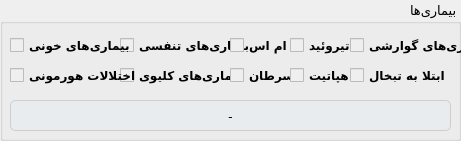
    <widget class="QGroupBox" name="groupBox_11">
     <property name="geometry">
      <rect>
       <x>10</x>
       <y>100</y>
       <width>461</width>
       <height>141</height>
      </rect>
     </property>
     <property name="font">
      <font>
       <family>Vazirmatn Black</family>
       <pointsize>10</pointsize>
      </font>
     </property>
     <property name="layoutDirection">
      <enum>Qt::RightToLeft</enum>
     </property>
     <property name="title">
      <string>بیماری‌ها</string>
     </property>
     <property name="alignment">
      <set>Qt::AlignLeading|Qt::AlignLeft|Qt::AlignVCenter</set>
     </property>
     <widget class="QCheckBox" name="gastrointestinal_chkbox">
      <property name="enabled">
       <bool>false</bool>
      </property>
      <property name="geometry">
       <rect>
        <x>350</x>
        <y>30</y>
        <width>141</width>
        <height>31</height>
       </rect>
      </property>
      <property name="font">
       <font>
        <family>Vazirmatn</family>
        <pointsize>9</pointsize>
        <weight>75</weight>
        <bold>true</bold>
       </font>
      </property>
      <property name="layoutDirection">
       <enum>Qt::LeftToRight</enum>
      </property>
      <property name="styleSheet">
       <string notr="true"> QCheckBox{
        background-color: none;
        color: black;
    }</string>
      </property>
      <property name="text">
       <string>بیماری‌های گوارشی</string>
      </property>
     </widget>
     <widget class="QCheckBox" name="respiratory_chkbox">
      <property name="enabled">
       <bool>false</bool>
      </property>
      <property name="geometry">
       <rect>
        <x>120</x>
        <y>30</y>
        <width>141</width>
        <height>31</height>
       </rect>
      </property>
      <property name="font">
       <font>
        <family>Vazirmatn</family>
        <pointsize>9</pointsize>
        <weight>75</weight>
        <bold>true</bold>
       </font>
      </property>
      <property name="layoutDirection">
       <enum>Qt::LeftToRight</enum>
      </property>
      <property name="styleSheet">
       <string notr="true"> QCheckBox{
        background-color: none;
        color: black;
    }</string>
      </property>
      <property name="text">
       <string>بیماری‌های تنفسی</string>
      </property>
     </widget>
     <widget class="QCheckBox" name="blood_chkbox">
      <property name="enabled">
       <bool>false</bool>
      </property>
      <property name="geometry">
       <rect>
        <x>10</x>
        <y>30</y>
        <width>131</width>
        <height>31</height>
       </rect>
      </property>
      <property name="font">
       <font>
        <family>Vazirmatn</family>
        <pointsize>9</pointsize>
        <weight>75</weight>
        <bold>true</bold>
       </font>
      </property>
      <property name="layoutDirection">
       <enum>Qt::LeftToRight</enum>
      </property>
      <property name="styleSheet">
       <string notr="true"> QCheckBox{
        background-color: none;
        color: black;
    }</string>
      </property>
      <property name="text">
       <string>بیماری‌های خونی</string>
      </property>
     </widget>
     <widget class="QCheckBox" name="herpes_chkbox">
      <property name="enabled">
       <bool>false</bool>
      </property>
      <property name="geometry">
       <rect>
        <x>350</x>
        <y>60</y>
        <width>101</width>
        <height>31</height>
       </rect>
      </property>
      <property name="font">
       <font>
        <family>Vazirmatn</family>
        <pointsize>9</pointsize>
        <weight>75</weight>
        <bold>true</bold>
       </font>
      </property>
      <property name="layoutDirection">
       <enum>Qt::LeftToRight</enum>
      </property>
      <property name="styleSheet">
       <string notr="true"> QCheckBox{
        background-color: none;
        color: black;
    }</string>
      </property>
      <property name="text">
       <string>ابتلا به تبخال</string>
      </property>
     </widget>
     <widget class="QCheckBox" name="kidney_chkbox">
      <property name="enabled">
       <bool>false</bool>
      </property>
      <property name="geometry">
       <rect>
        <x>120</x>
        <y>60</y>
        <width>141</width>
        <height>31</height>
       </rect>
      </property>
      <property name="font">
       <font>
        <family>Vazirmatn</family>
        <pointsize>9</pointsize>
        <weight>75</weight>
        <bold>true</bold>
       </font>
      </property>
      <property name="layoutDirection">
       <enum>Qt::LeftToRight</enum>
      </property>
      <property name="styleSheet">
       <string notr="true"> QCheckBox{
        background-color: none;
        color: black;
    }</string>
      </property>
      <property name="text">
       <string>بیماری‌های کلیوی</string>
      </property>
     </widget>
     <widget class="QCheckBox" name="hormone_chkbox">
      <property name="enabled">
       <bool>false</bool>
      </property>
      <property name="geometry">
       <rect>
        <x>10</x>
        <y>60</y>
        <width>141</width>
        <height>31</height>
       </rect>
      </property>
      <property name="font">
       <font>
        <family>Vazirmatn</family>
        <pointsize>9</pointsize>
        <weight>75</weight>
        <bold>true</bold>
       </font>
      </property>
      <property name="layoutDirection">
       <enum>Qt::LeftToRight</enum>
      </property>
      <property name="styleSheet">
       <string notr="true"> QCheckBox{
        background-color: none;
        color: black;
    }</string>
      </property>
      <property name="text">
       <string>اختلالات هورمونی</string>
      </property>
     </widget>
     <widget class="QCheckBox" name="thyroidDisease_chkbox">
      <property name="enabled">
       <bool>false</bool>
      </property>
      <property name="geometry">
       <rect>
        <x>290</x>
        <y>30</y>
        <width>71</width>
        <height>31</height>
       </rect>
      </property>
      <property name="font">
       <font>
        <family>Vazirmatn</family>
        <pointsize>9</pointsize>
        <weight>75</weight>
        <bold>true</bold>
       </font>
      </property>
      <property name="layoutDirection">
       <enum>Qt::LeftToRight</enum>
      </property>
      <property name="styleSheet">
       <string notr="true"> QCheckBox{
        background-color: none;
        color: black;
    }</string>
      </property>
      <property name="text">
       <string>تیروئید</string>
      </property>
     </widget>
     <widget class="QCheckBox" name="cancer_chkbox">
      <property name="enabled">
       <bool>false</bool>
      </property>
      <property name="geometry">
       <rect>
        <x>230</x>
        <y>60</y>
        <width>61</width>
        <height>31</height>
       </rect>
      </property>
      <property name="font">
       <font>
        <family>Vazirmatn</family>
        <pointsize>9</pointsize>
        <weight>75</weight>
        <bold>true</bold>
       </font>
      </property>
      <property name="layoutDirection">
       <enum>Qt::LeftToRight</enum>
      </property>
      <property name="styleSheet">
       <string notr="true"> QCheckBox{
        background-color: none;
        color: black;
    }</string>
      </property>
      <property name="text">
       <string>سرطان</string>
      </property>
     </widget>
     <widget class="QCheckBox" name="hepatitis_chkbox">
      <property name="enabled">
       <bool>false</bool>
      </property>
      <property name="geometry">
       <rect>
        <x>290</x>
        <y>60</y>
        <width>71</width>
        <height>31</height>
       </rect>
      </property>
      <property name="font">
       <font>
        <family>Vazirmatn</family>
        <pointsize>9</pointsize>
        <weight>75</weight>
        <bold>true</bold>
       </font>
      </property>
      <property name="layoutDirection">
       <enum>Qt::LeftToRight</enum>
      </property>
      <property name="styleSheet">
       <string notr="true"> QCheckBox{
        background-color: none;
        color: black;
    }</string>
      </property>
      <property name="text">
       <string>هپاتیت</string>
      </property>
     </widget>
     <widget class="QCheckBox" name="MS_chkbox">
      <property name="enabled">
       <bool>false</bool>
      </property>
      <property name="geometry">
       <rect>
        <x>230</x>
        <y>30</y>
        <width>61</width>
        <height>31</height>
       </rect>
      </property>
      <property name="font">
       <font>
        <family>Vazirmatn</family>
        <pointsize>9</pointsize>
        <weight>75</weight>
        <bold>true</bold>
       </font>
      </property>
      <property name="layoutDirection">
       <enum>Qt::LeftToRight</enum>
      </property>
      <property name="styleSheet">
       <string notr="true"> QCheckBox{
        background-color: none;
        color: black;
    }</string>
      </property>
      <property name="text">
       <string>ام اس</string>
      </property>
     </widget>
     <widget class="QLabel" name="diseaseOtherItems_lbl">
      <property name="geometry">
       <rect>
        <x>10</x>
        <y>100</y>
        <width>441</width>
        <height>31</height>
       </rect>
      </property>
      <property name="font">
       <font>
        <family>Vazirmatn</family>
        <pointsize>10</pointsize>
        <weight>50</weight>
        <bold>false</bold>
       </font>
      </property>
      <property name="styleSheet">
       <string notr="true">border: 1px solid;
border-color: rgb(232, 232, 232);
background-color: rgb(233, 236, 239);
border-radius: 5px;
border-color: rgb(206, 206, 206); </string>
      </property>
      <property name="text">
       <string>-</string>
      </property>
      <property name="alignment">
       <set>Qt::AlignCenter</set>
      </property>
     </widget>
    </widget>
